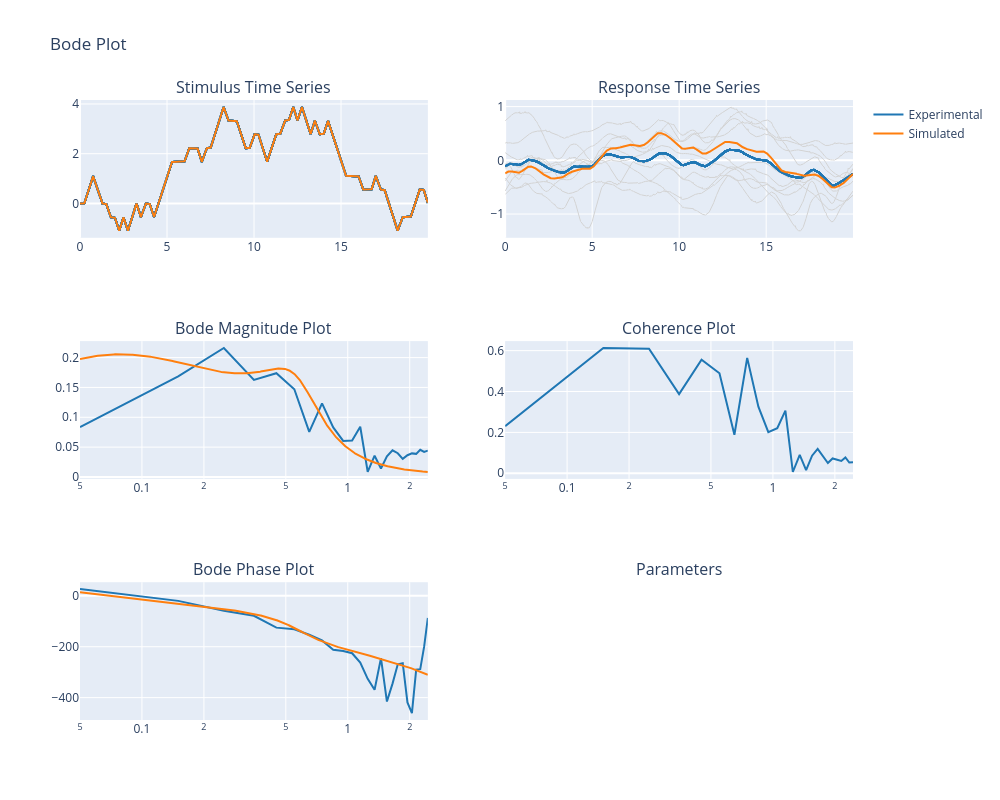

Here is the notebook cell this chart was saved with:
### Code cell
# Create a model
model = P18(weight, height)
model.params['W'] = 0.03
# model.params['dt'] = 0.15

model.fitCallback = True # Shows basin-hopping steps
model.detailedCallback = False  # Shows individual local minimization steps

model.fit(data_exp)
figure = model.plot()

print(model)
figure.show()

### Figure 1 — Plotly figure (JSON) as saved in the notebook; plotly's stock layout.template omitted (floating-point values rounded to 4 significant figures; data arrays with more than 128 entries replaced by an {"elided": "..."} marker saying what was removed)
{"data": [{"line": {"color": "lightgray", "width": 1}, "mode": "lines", "showlegend": false, "type": "scatter", "x": {"elided": "1800 float values"}, "xaxis": "x", "y": {"elided": "1800 float values"}, "yaxis": "y"}, {"line": {"color": "#1f77b4"}, "mode": "lines", "showlegend": false, "type": "scatter", "x": {"elided": "1800 float values"}, "xaxis": "x", "y": {"elided": "1800 float values"}, "yaxis": "y"}, {"line": {"color": "lightgray", "width": 1}, "mode": "lines", "showlegend": false, "type": "scatter", "x": {"elided": "1800 float values"}, "xaxis": "x", "y": {"elided": "1800 float values"}, "yaxis": "y"}, {"line": {"color": "#1f77b4"}, "mode": "lines", "showlegend": false, "type": "scatter", "x": {"elided": "1800 float values"}, "xaxis": "x", "y": {"elided": "1800 float values"}, "yaxis": "y"}, {"line": {"color": "lightgray", "width": 1}, "mode": "lines", "showlegend": false, "type": "scatter", "x": {"elided": "1800 float values"}, "xaxis": "x", "y": {"elided": "1800 float values"}, "yaxis": "y"}, {"line": {"color": "#1f77b4"}, "mode": "lines", "showlegend": false, "type": "scatter", "x": {"elided": "1800 float values"}, "xaxis": "x", "y": {"elided": "1800 float values"}, "yaxis": "y"}, {"line": {"color": "lightgray", "width": 1}, "mode": "lines", "showlegend": false, "type": "scatter", "x": {"elided": "1800 float values"}, "xaxis": "x", "y": {"elided": "1800 float values"}, "yaxis": "y"}, {"line": {"color": "#1f77b4"}, "mode": "lines", "showlegend": false, "type": "scatter", "x": {"elided": "1800 float values"}, "xaxis": "x", "y": {"elided": "1800 float values"}, "yaxis": "y"}, {"line": {"color": "lightgray", "width": 1}, "mode": "lines", "showlegend": false, "type": "scatter", "x": {"elided": "1800 float values"}, "xaxis": "x", "y": {"elided": "1800 float values"}, "yaxis": "y"}, {"line": {"color": "#1f77b4"}, "mode": "lines", "showlegend": false, "type": "scatter", "x": {"elided": "1800 float values"}, "xaxis": "x", "y": {"elided": "1800 float values"}, "yaxis": "y"}, {"line": {"color": "lightgray", "width": 1}, "mode": "lines", "showlegend": false, "type": "scatter", "x": {"elided": "1800 float values"}, "xaxis": "x", "y": {"elided": "1800 float values"}, "yaxis": "y"}, {"line": {"color": "#1f77b4"}, "mode": "lines", "showlegend": false, "type": "scatter", "x": {"elided": "1800 float values"}, "xaxis": "x", "y": {"elided": "1800 float values"}, "yaxis": "y"}, {"line": {"color": "lightgray", "width": 1}, "mode": "lines", "showlegend": false, "type": "scatter", "x": {"elided": "1800 float values"}, "xaxis": "x", "y": {"elided": "1800 float values"}, "yaxis": "y"}, {"line": {"color": "#1f77b4"}, "mode": "lines", "showlegend": false, "type": "scatter", "x": {"elided": "1800 float values"}, "xaxis": "x", "y": {"elided": "1800 float values"}, "yaxis": "y"}, {"line": {"color": "lightgray", "width": 1}, "mode": "lines", "showlegend": false, "type": "scatter", "x": {"elided": "1800 float values"}, "xaxis": "x", "y": {"elided": "1800 float values"}, "yaxis": "y"}, {"line": {"color": "#1f77b4"}, "mode": "lines", "showlegend": false, "type": "scatter", "x": {"elided": "1800 float values"}, "xaxis": "x", "y": {"elided": "1800 float values"}, "yaxis": "y"}, {"line": {"color": "lightgray", "width": 1}, "mode": "lines", "showlegend": false, "type": "scatter", "x": {"elided": "1800 float values"}, "xaxis": "x", "y": {"elided": "1800 float values"}, "yaxis": "y"}, {"line": {"color": "#1f77b4"}, "mode": "lines", "showlegend": false, "type": "scatter", "x": {"elided": "1800 float values"}, "xaxis": "x", "y": {"elided": "1800 float values"}, "yaxis": "y"}, {"line": {"color": "lightgray", "width": 1}, "mode": "lines", "showlegend": false, "type": "scatter", "x": {"elided": "1800 float values"}, "xaxis": "x", "y": {"elided": "1800 float values"}, "yaxis": "y"}, {"line": {"color": "#1f77b4"}, "mode": "lines", "showlegend": false, "type": "scatter", "x": {"elided": "1800 float values"}, "xaxis": "x", "y": {"elided": "1800 float values"}, "yaxis": "y"}, {"line": {"color": "lightgray", "width": 1}, "mode": "lines", "showlegend": false, "type": "scatter", "x": {"elided": "1800 float values"}, "xaxis": "x2", "y": {"elided": "1800 float values"}, "yaxis": "y2"}, {"line": {"color": "#1f77b4"}, "mode": "lines", "showlegend": false, "type": "scatter", "x": {"elided": "1800 float values"}, "xaxis": "x2", "y": {"elided": "1800 float values"}, "yaxis": "y2"}, {"line": {"color": "lightgray", "width": 1}, "mode": "lines", "showlegend": false, "type": "scatter", "x": {"elided": "1800 float values"}, "xaxis": "x2", "y": {"elided": "1800 float values"}, "yaxis": "y2"}, {"line": {"color": "#1f77b4"}, "mode": "lines", "showlegend": false, "type": "scatter", "x": {"elided": "1800 float values"}, "xaxis": "x2", "y": {"elided": "1800 float values"}, "yaxis": "y2"}, {"line": {"color": "lightgray", "width": 1}, "mode": "lines", "showlegend": false, "type": "scatter", "x": {"elided": "1800 float values"}, "xaxis": "x2", "y": {"elided": "1800 float values"}, "yaxis": "y2"}, {"line": {"color": "#1f77b4"}, "mode": "lines", "showlegend": false, "type": "scatter", "x": {"elided": "1800 float values"}, "xaxis": "x2", "y": {"elided": "1800 float values"}, "yaxis": "y2"}, {"line": {"color": "lightgray", "width": 1}, "mode": "lines", "showlegend": false, "type": "scatter", "x": {"elided": "1800 float values"}, "xaxis": "x2", "y": {"elided": "1800 float values"}, "yaxis": "y2"}, {"line": {"color": "#1f77b4"}, "mode": "lines", "showlegend": false, "type": "scatter", "x": {"elided": "1800 float values"}, "xaxis": "x2", "y": {"elided": "1800 float values"}, "yaxis": "y2"}, {"line": {"color": "lightgray", "width": 1}, "mode": "lines", "showlegend": false, "type": "scatter", "x": {"elided": "1800 float values"}, "xaxis": "x2", "y": {"elided": "1800 float values"}, "yaxis": "y2"}, {"line": {"color": "#1f77b4"}, "mode": "lines", "showlegend": false, "type": "scatter", "x": {"elided": "1800 float values"}, "xaxis": "x2", "y": {"elided": "1800 float values"}, "yaxis": "y2"}, {"line": {"color": "lightgray", "width": 1}, "mode": "lines", "showlegend": false, "type": "scatter", "x": {"elided": "1800 float values"}, "xaxis": "x2", "y": {"elided": "1800 float values"}, "yaxis": "y2"}, {"line": {"color": "#1f77b4"}, "mode": "lines", "showlegend": false, "type": "scatter", "x": {"elided": "1800 float values"}, "xaxis": "x2", "y": {"elided": "1800 float values"}, "yaxis": "y2"}, {"line": {"color": "lightgray", "width": 1}, "mode": "lines", "showlegend": false, "type": "scatter", "x": {"elided": "1800 float values"}, "xaxis": "x2", "y": {"elided": "1800 float values"}, "yaxis": "y2"}, {"line": {"color": "#1f77b4"}, "mode": "lines", "showlegend": false, "type": "scatter", "x": {"elided": "1800 float values"}, "xaxis": "x2", "y": {"elided": "1800 float values"}, "yaxis": "y2"}, {"line": {"color": "lightgray", "width": 1}, "mode": "lines", "showlegend": false, "type": "scatter", "x": {"elided": "1800 float values"}, "xaxis": "x2", "y": {"elided": "1800 float values"}, "yaxis": "y2"}, {"line": {"color": "#1f77b4"}, "mode": "lines", "showlegend": false, "type": "scatter", "x": {"elided": "1800 float values"}, "xaxis": "x2", "y": {"elided": "1800 float values"}, "yaxis": "y2"}, {"line": {"color": "lightgray", "width": 1}, "mode": "lines", "showlegend": false, "type": "scatter", "x": {"elided": "1800 float values"}, "xaxis": "x2", "y": {"elided": "1800 float values"}, "yaxis": "y2"}, {"line": {"color": "#1f77b4"}, "mode": "lines", "showlegend": false, "type": "scatter", "x": {"elided": "1800 float values"}, "xaxis": "x2", "y": {"elided": "1800 float values"}, "yaxis": "y2"}, {"line": {"color": "lightgray", "width": 1}, "mode": "lines", "showlegend": false, "type": "scatter", "x": {"elided": "1800 float values"}, "xaxis": "x2", "y": {"elided": "1800 float values"}, "yaxis": "y2"}, {"line": {"color": "#1f77b4"}, "mode": "lines", "showlegend": false, "type": "scatter", "x": {"elided": "1800 float values"}, "xaxis": "x2", "y": {"elided": "1800 float values"}, "yaxis": "y2"}, {"line": {"color": "#1f77b4"}, "mode": "lines", "name": "Experimental", "showlegend": true, "type": "scatter", "x": [0.05, 0.15, 0.25, 0.35, 0.45, 0.55, 0.65, 0.75, 0.85, 0.95, 1.05, 1.15, 1.25, 1.35, 1.45, 1.55, 1.65, 1.75, 1.85, 1.95, 2.05, 2.15, 2.25, 2.35, 2.45], "xaxis": "x3", "y": [0.08368, 0.1686, 0.216, 0.1625, 0.1739, 0.147, 0.07546, 0.1232, 0.08299, 0.06037, 0.06098, 0.08418, 0.008767, 0.03569, 0.01419, 0.03445, 0.04467, 0.03979, 0.03039, 0.0365, 0.03954, 0.03879, 0.04557, 0.04193, 0.04426], "yaxis": "y3"}, {"line": {"color": "#1f77b4"}, "mode": "lines", "showlegend": false, "type": "scatter", "x": [0.05, 0.15, 0.25, 0.35, 0.45, 0.55, 0.65, 0.75, 0.85, 0.95, 1.05, 1.15, 1.25, 1.35, 1.45, 1.55, 1.65, 1.75, 1.85, 1.95, 2.05, 2.15, 2.25, 2.35, 2.45], "xaxis": "x5", "y": [26.47, -19.77, -58.53, -78.51, -125.0, -131.6, -152.8, -175.1, -211.8, -216.6, -225.6, -262.6, -326.4, -369.3, -245.0, -415.4, -345.0, -268.9, -265.0, -419.2, -461.0, -289.9, -288.1, -199.7, -86.75], "yaxis": "y5"}, {"line": {"color": "#1f77b4"}, "mode": "lines", "showlegend": false, "type": "scatter", "x": [0.05, 0.15, 0.25, 0.35, 0.45, 0.55, 0.65, 0.75, 0.85, 0.95, 1.05, 1.15, 1.25, 1.35, 1.45, 1.55, 1.65, 1.75, 1.85, 1.95, 2.05, 2.15, 2.25, 2.35, 2.45], "xaxis": "x4", "y": [0.23, 0.6129, 0.6091, 0.3871, 0.556, 0.4893, 0.1888, 0.5645, 0.3258, 0.2009, 0.2203, 0.3063, 0.006339, 0.08999, 0.01539, 0.08613, 0.1192, 0.08507, 0.05023, 0.07274, 0.06632, 0.0603, 0.0774, 0.05272, 0.05382], "yaxis": "y4"}, {"line": {"color": "#ff7f0e"}, "mode": "lines", "showlegend": false, "type": "scatter", "x": {"elided": "1800 float values"}, "xaxis": "x", "y": {"elided": "1800 float values"}, "yaxis": "y"}, {"line": {"color": "#ff7f0e"}, "mode": "lines", "showlegend": false, "type": "scatter", "x": {"elided": "1800 float values"}, "xaxis": "x2", "y": {"elided": "1800 float values"}, "yaxis": "y2"}, {"line": {"color": "#ff7f0e"}, "mode": "lines", "name": "Simulated", "showlegend": true, "type": "scatter", "x": {"elided": "2400 float values"}, "xaxis": "x3", "y": {"elided": "2400 float values"}, "yaxis": "y3"}, {"line": {"color": "#ff7f0e"}, "mode": "lines", "showlegend": false, "type": "scatter", "x": {"elided": "2400 float values"}, "xaxis": "x5", "y": {"elided": "2400 float values"}, "yaxis": "y5"}], "layout": {"annotations": [{"font": {"size": 16}, "showarrow": false, "text": "Stimulus Time Series", "x": 0.225, "xanchor": "center", "xref": "paper", "y": 1, "yanchor": "bottom", "yref": "paper"}, {"font": {"size": 16}, "showarrow": false, "text": "Response Time Series", "x": 0.775, "xanchor": "center", "xref": "paper", "y": 1, "yanchor": "bottom", "yref": "paper"}, {"font": {"size": 16}, "showarrow": false, "text": "Bode Magnitude Plot", "x": 0.225, "xanchor": "center", "xref": "paper", "y": 0.6111, "yanchor": "bottom", "yref": "paper"}, {"font": {"size": 16}, "showarrow": false, "text": "Coherence Plot", "x": 0.775, "xanchor": "center", "xref": "paper", "y": 0.6111, "yanchor": "bottom", "yref": "paper"}, {"font": {"size": 16}, "showarrow": false, "text": "Bode Phase Plot", "x": 0.225, "xanchor": "center", "xref": "paper", "y": 0.2222, "yanchor": "bottom", "yref": "paper"}, {"font": {"size": 16}, "showarrow": false, "text": "Parameters", "x": 0.775, "xanchor": "center", "xref": "paper", "y": 0.2222, "yanchor": "bottom", "yref": "paper"}], "height": 800, "title": {"text": "Bode Plot"}, "width": 1000, "xaxis": {"anchor": "y", "domain": [0, 0.45]}, "xaxis2": {"anchor": "y2", "domain": [0.55, 1]}, "xaxis3": {"anchor": "y3", "domain": [0, 0.45], "type": "log"}, "xaxis4": {"anchor": "y4", "domain": [0.55, 1], "type": "log"}, "xaxis5": {"anchor": "y5", "domain": [0, 0.45], "type": "log"}, "yaxis": {"anchor": "x", "domain": [0.7778, 1]}, "yaxis2": {"anchor": "x2", "domain": [0.7778, 1]}, "yaxis3": {"anchor": "x3", "domain": [0.3889, 0.6111]}, "yaxis4": {"anchor": "x4", "domain": [0.3889, 0.6111]}, "yaxis5": {"anchor": "x5", "domain": [0, 0.2222]}}}
